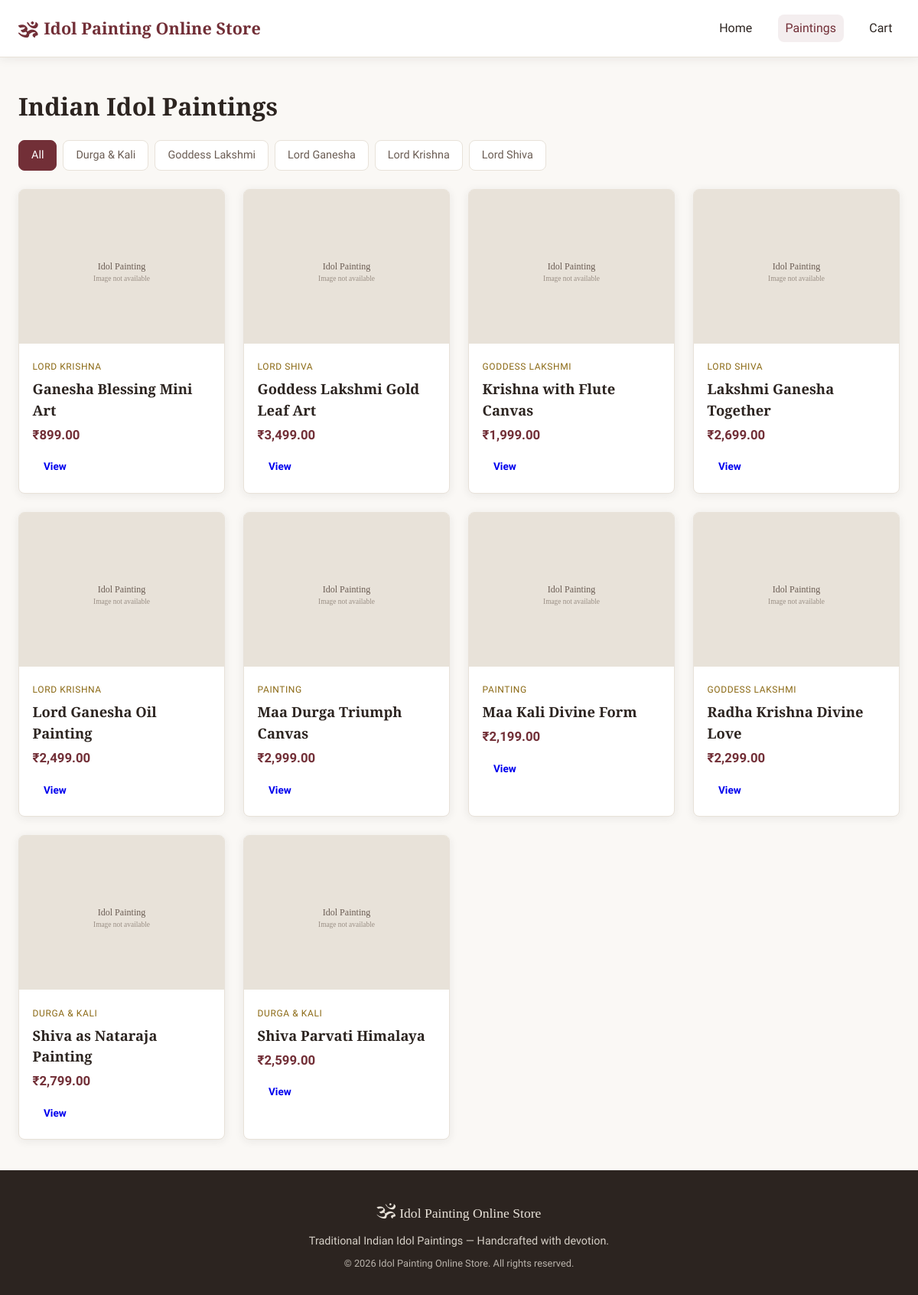
/products.php, run on the app's committed database.
### tables this page shows
CREATE TABLE categories (
    id INT AUTO_INCREMENT PRIMARY KEY,
    name VARCHAR(50) NOT NULL
);

CREATE TABLE products (
    id INT AUTO_INCREMENT PRIMARY KEY,
    category_id INT DEFAULT 1,
    name VARCHAR(200) NOT NULL,
    description TEXT,
    price DECIMAL(10, 2) NOT NULL,
    image_path VARCHAR(255) DEFAULT 'images/placeholder.jpg',
    stock INT DEFAULT 10,
    created_at TIMESTAMP DEFAULT CURRENT_TIMESTAMP,
    FOREIGN KEY (category_id) REFERENCES categories(id)
);

### products.php (the view, shortened to what this page needs)
<?php
require_once __DIR__ . '/includes/header.php';
$pdo = getDB();
$category_filter = isset($_GET['category']) ? (int)$_GET['category'] : 0;
$sql = 'SELECT p.*, c.name AS category_name FROM products p LEFT JOIN categories c ON p.category_id = c.id WHERE 1=1';
$params = [];
$sql .= ' ORDER BY p.name';
$stmt = $pdo->prepare($sql);
$stmt->execute($params);
$products = $stmt->fetchAll();
$cats = $pdo->query('SELECT id, name FROM categories ORDER BY name')->fetchAll();
?>
<section class="section">
    <h1 class="page-title">Indian Idol Paintings</h1>
    <div class="filter-bar">
        <a href="products.php" class="filter-btn <?php echo $category_filter === 0 ? 'active' : ''; ?>">All</a>
        <?php foreach ($cats as $c): ?>
        <a href="products.php?category=<?php echo (int)$c['id']; ?>" class="filter-btn <?php echo $category_filter === (int)$c['id'] ? 'active' : ''; ?>"><?php echo htmlspecialchars($c['name']); ?></a>
        <?php endforeach; ?>
    </div>
    <div class="product-grid">
        <?php foreach ($products as $p): ?>
        <article class="product-card">
            <a href="product.php?id=<?php echo (int)$p['id']; ?>" class="product-image-wrap">
                <img src="<?php echo htmlspecialchars($p['image_path']); ?>" alt="<?php echo htmlspecialchars($p['name']); ?>" onerror="this.src='images/placeholder.svg'">
            </a>
            <div class="product-info">
                <span class="product-category"><?php echo htmlspecialchars($p['category_name'] ?? 'Painting'); ?></span>
                <h3><a href="product.php?id=<?php echo (int)$p['id']; ?>"><?php echo htmlspecialchars($p['name']); ?></a></h3>
                <p class="product-price"><?php echo CURRENCY . number_format($p['price'], 2); ?></p>
                <a href="product.php?id=<?php echo (int)$p['id']; ?>" class="btn btn-small">View</a>
            </div>
        </article>
        <?php endforeach; ?>
    </div>
</section>
<?php require_once __DIR__ . '/includes/footer.php'; ?>

### css/style.css (style rules this page uses)
:root { --color-bg: #faf8f5; --color-surface: #ffffff; --color-border: #e8e2d9; --color-text: #2c2420; --color-text-muted: #6b5d54; --color-accent: #b8860b; --color-accent-dark: #8b6914; --color-maroon: #722f37; --color-gold: #c9a227; --font-head: 'Cormorant Garamond', Georgia, serif; --font-body: 'Source Sans 3', system-ui, sans-serif; --shadow: 0 2px 12px rgba(44, 36, 32, 0.08); --radius: 8px; }
* { box-sizing: border-box; }
body { margin: 0; font-family: var(--font-body); font-size: 16px; line-height: 1.5; color: var(--color-text); background: var(--color-bg); min-height: 100vh; display: flex; flex-direction: column; }
.btn { display: inline-block; padding: 0.65rem 1.4rem; border-radius: var(--radius); font-family: var(--font-body); font-weight: 600; text-decoration: none; border: none; cursor: pointer; font-size: 0.95rem; transition: background 0.2s, transform 0.1s; }
.btn-small { padding: 0.4rem 0.9rem; font-size: 0.85rem; }
.section { max-width: 1200px; margin: 0 auto; padding: 2.5rem 1.5rem; }
.section-title, .page-title { font-family: var(--font-head); font-size: 1.75rem; margin: 0 0 1.5rem; color: var(--color-text); }
.page-title { font-size: 2rem; margin-bottom: 1.25rem; }
.filter-bar { display: flex; flex-wrap: wrap; gap: 0.5rem; margin-bottom: 1.5rem; }
.filter-btn { padding: 0.5rem 1rem; border-radius: var(--radius); text-decoration: none; color: var(--color-text-muted); background: var(--color-surface); border: 1px solid var(--color-border); font-size: 0.9rem; }
.filter-btn:hover, .filter-btn.active { background: var(--color-maroon); color: #fff; border-color: var(--color-maroon); }
.product-grid { display: grid; grid-template-columns: repeat(auto-fill, minmax(260px, 1fr)); gap: 1.5rem; }
.product-card { background: var(--color-surface); border-radius: var(--radius); overflow: hidden; box-shadow: var(--shadow); border: 1px solid var(--color-border); transition: box-shadow 0.2s, transform 0.15s; }
.product-image-wrap { display: block; aspect-ratio: 4/3; overflow: hidden; background: var(--color-border); }
.product-card img, .product-detail-image img { width: 100%; height: 100%; object-fit: cover; }
.product-info { padding: 1.1rem; }
.product-info h3 { font-family: var(--font-head); font-size: 1.15rem; margin: 0.25rem 0 0.4rem; font-weight: 600; }
.product-info h3 a { color: var(--color-text); text-decoration: none; }
.product-category { font-size: 0.75rem; text-transform: uppercase; letter-spacing: 0.05em; color: var(--color-accent-dark); }
.product-price { font-weight: 600; color: var(--color-maroon); margin: 0.4rem 0 0.75rem; font-size: 1.05rem; }

### data on the page
categories: name "Durga & Kali"
categories: name "Goddess Lakshmi"
categories: name "Lord Ganesha"
categories: name "Lord Krishna"
categories: name "Lord Shiva"
products: category.name "LORD KRISHNA", name "Ganesha Blessing Mini Art", price "899.00"
products: category.name "LORD SHIVA", name "Goddess Lakshmi Gold Leaf Art", price "3,499.00"
products: category.name "GODDESS LAKSHMI", name "Krishna with Flute Canvas", price "1,999.00"
products: category.name "LORD SHIVA", name "Lakshmi Ganesha Together", price "2,699.00"
products: category.name "LORD KRISHNA", name "Lord Ganesha Oil Painting", price "2,499.00"
products: category_name "PAINTING", name "Maa Durga Triumph Canvas", price "2,999.00"
products: category_name "PAINTING", name "Maa Kali Divine Form", price "2,199.00"
products: category.name "GODDESS LAKSHMI", name "Radha Krishna Divine Love", price "2,299.00"
products: category.name "DURGA & KALI", name "Shiva as Nataraja Painting", price "2,799.00"
products: category.name "DURGA & KALI", name "Shiva Parvati Himalaya", price "2,599.00"

### other printed values
SITE_NAME "Idol Painting Online Store"
